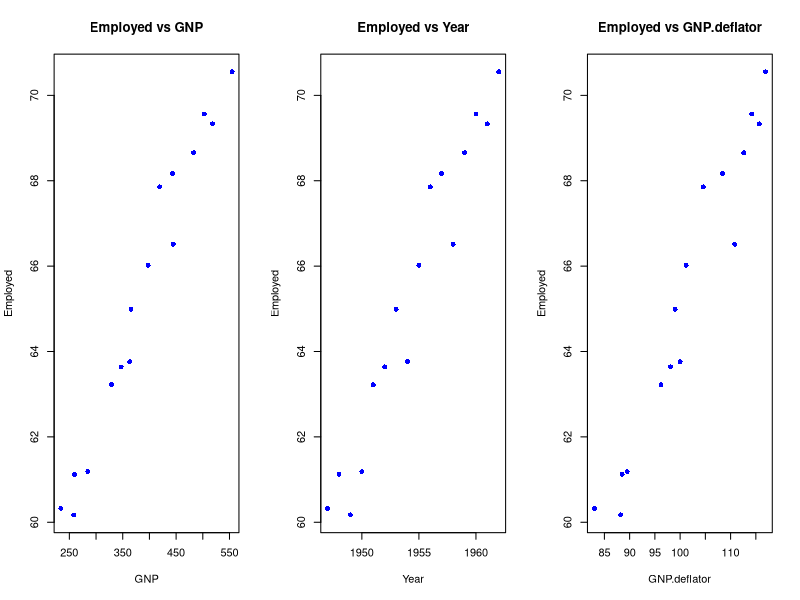

R code for this plot:
# Load the dataset from the datasets package
library(datasets)
data(longley)

# ==========================================
# STEP 1 & 2: Correlation and Plotting
# ==========================================
# Compute correlations with 'Employed'
correlations <- cor(longley)[, "Employed"]
# Remove the correlation of 'Employed' with itself
correlations <- correlations[names(correlations) != "Employed"]

# Sort by absolute correlation value to get the top 3
top_3_vars <- names(sort(abs(correlations), decreasing = TRUE)[1:3])
print("Top 3 variables most correlated to Employed:")
print(correlations[top_3_vars])

# Plot Employed against each variable
par(mfrow=c(1, 3)) # Set plotting grid to 1 row, 3 columns
for (var in top_3_vars) {
  plot(longley[[var]], longley$Employed, 
       xlab = var, ylab = "Employed", 
       main = paste("Employed vs", var),
       col = "blue", pch = 16)
}

# ==========================================
# STEP 3: Create Models and Select Champion
# ==========================================
# Create the three simple linear regression models
model1 <- lm(Employed ~ GNP, data = longley)
model2 <- lm(Employed ~ Year, data = longley)
model3 <- lm(Employed ~ GNP.deflator, data = longley)

# Compare model performances (Adjusted R-squared)
print("Adjusted R-squared Values:")
print(paste("GNP:", summary(model1)$adj.r.squared))
print(paste("Year:", summary(model2)$adj.r.squared))
print(paste("GNP.deflator:", summary(model3)$adj.r.squared))

# Selection of the Champion Model (GNP has the highest Adjusted R-squared)
champion_model <- model1
print("Champion Model Summary:")
print(summary(champion_model))

# ==========================================
# STEP 4: Create Model Matrices
# ==========================================
# Extract the response vector Y
Y <- as.matrix(longley$Employed)

# Create the Design Matrix X (includes the Intercept column of 1s)
X <- model.matrix(Employed ~ GNP, data = longley)

# Print snapshots of the matrices to verify they exist
print("Design Matrix X (First 5 rows):")
print(head(X, 5))

print("Response Vector Y (First 5 rows):")
print(head(Y, 5))

# ==========================================
# STEP 5: Recalculate Parameters (Matrix Algebra)
# ==========================================
# 1. Recalculate Beta Parameters using: beta = (X^T * X)^-1 * X^T * Y
beta_hat <- solve(t(X) %*% X) %*% t(X) %*% Y
print("Recalculated Regression Parameters (Matrix Algebra):")
print(beta_hat)

# Compare with the original lm() output to verify accuracy
print("Original lm() coefficients:")
print(coef(champion_model))

# 2. Recalculate Predicted Values using: Y_hat = X * beta
Y_hat <- X %*% beta_hat
print("First 5 Recalculated Predicted Values:")
print(head(Y_hat, 5))

# Compare with the original lm() fitted values
print("First 5 Original lm() fitted values:")
print(head(fitted(champion_model), 5))
